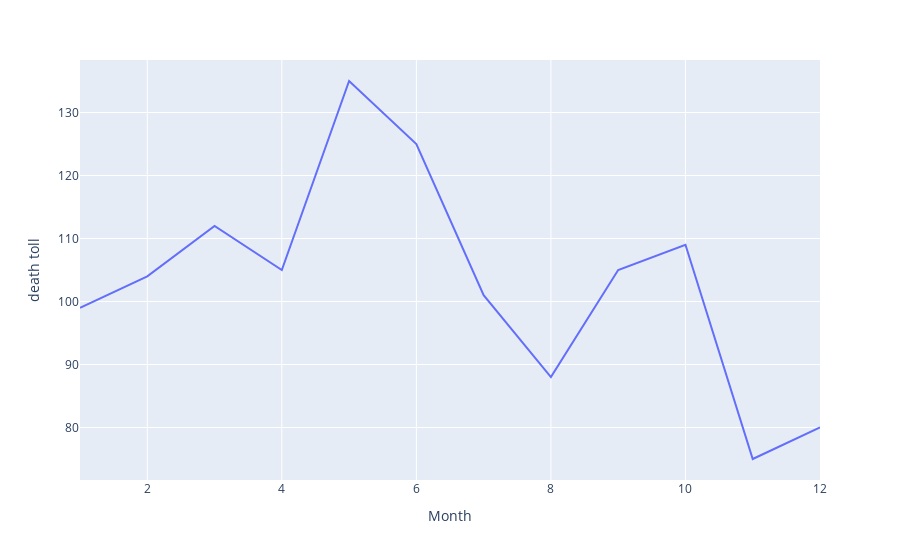

This figure's notebook cell:
### Code cell
import plotly.express as px

fig = px.line(data3, x="Month", y="death toll", title='')

fig.show()

### Figure 1 — Plotly figure (JSON) as saved in the notebook; plotly's stock layout.template omitted (floating-point values rounded to 4 significant figures)
{"data": [{"hovertemplate": "Month=%{x}<br>death toll=%{y}<extra></extra>", "legendgroup": "", "line": {"color": "#636efa", "dash": "solid"}, "marker": {"symbol": "circle"}, "mode": "lines", "name": "", "orientation": "v", "showlegend": false, "type": "scatter", "x": [1, 2, 3, 4, 5, 6, 7, 8, 9, 10, 11, 12], "xaxis": "x", "y": [99, 104, 112, 105, 135, 125, 101, 88, 105, 109, 75, 80], "yaxis": "y"}], "layout": {"legend": {"tracegroupgap": 0}, "margin": {"t": 60}, "xaxis": {"anchor": "y", "domain": [0, 1], "title": {"text": "Month"}}, "yaxis": {"anchor": "x", "domain": [0, 1], "title": {"text": "death toll"}}}}
